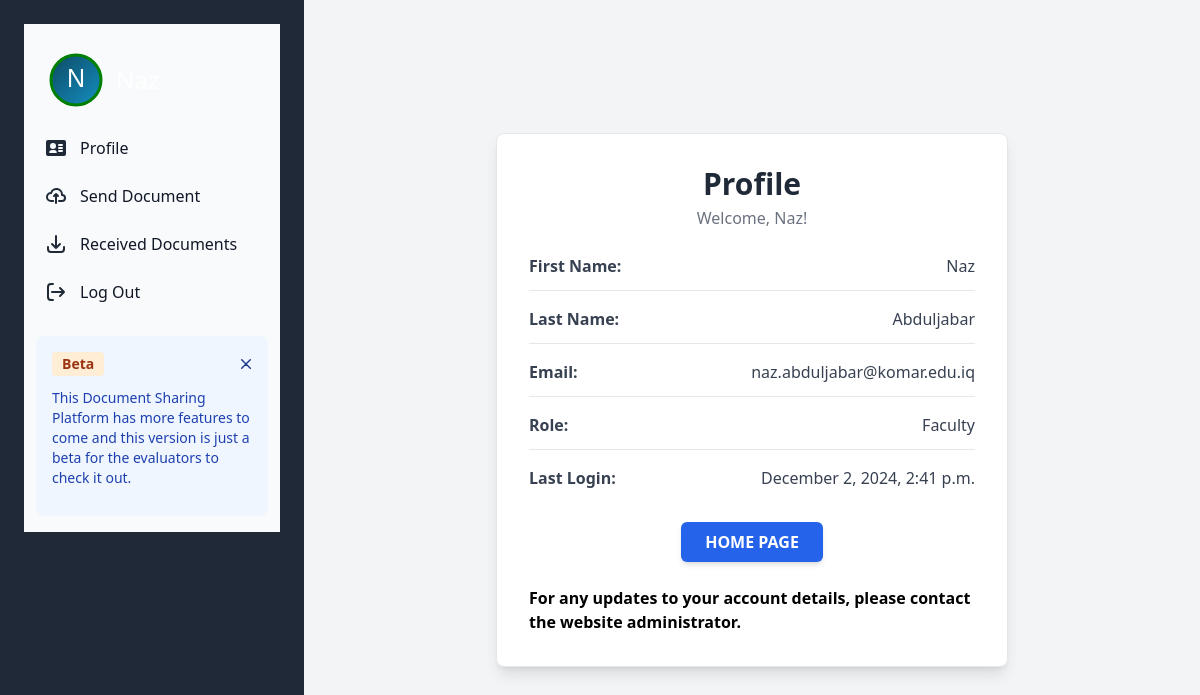
Page /accounts/profile/ (signed in) on the committed database.
### accounts/models.py (models this page shows, shortened)
class CustomUser(AbstractBaseUser):
    ROLE_CHOICES = [
        ('faculty', 'Faculty'),
        ('chairperson', 'Chairperson'),
        ('exam_committee', 'Exam Committee'),
        ('quality_assurance', 'Quality Assurance'),
    ]
    email = models.EmailField(unique=True)
    first_name = models.CharField(max_length=50)
    last_name = models.CharField(max_length=50)
    role = models.CharField(max_length=20, choices=ROLE_CHOICES)
    is_active = models.BooleanField(default=True)
    is_staff = models.BooleanField(default=False)
    public_key = models.BinaryField(default=None, null=True)
    objects = CustomUserManager()
    USERNAME_FIELD = 'email'
    REQUIRED_FIELDS = ['first_name', 'last_name', 'role']

### accounts/views.py (the view)
# urls.py: path('profile/', views.user_information, name='user_profile'),
def user_information(request):
    user_info = CustomUser.objects.get(id=request.user.id)
    return render(request, 'my_profile.html', {'user_info': user_info})

### accounts/templates/my_profile.html
{% include '_base.html' %}
{% block content %}
<div class="flex flex-col md:flex-row bg-gray-100 min-h-screen">
    <aside class="bg-gray-800 text-white p-6 md:h-screen">
        {% include 'sidebar.html' %}
    </aside>
    <main class="flex-1 p-8 flex flex-col items-center justify-center">
        <div class="bg-white p-8 rounded-lg shadow-lg w-full max-w-lg border border-gray-200">
            <div class="text-center mb-6">
                <h1 class="text-3xl font-bold text-gray-800">Profile</h1>
                <p class="text-gray-500 mt-1">Welcome, {{ request.user.first_name.capitalize }}!</p>
            </div>
            <div class="space-y-4 text-gray-700">
                <div class="flex items-center justify-between border-b pb-3">
                    <span class="font-semibold">First Name:</span>
                    <span>{{ request.user.first_name.capitalize }}</span>
                </div>
                <div class="flex items-center justify-between border-b pb-3">
                    <span class="font-semibold">Last Name:</span>
                    <span>{{ request.user.last_name.capitalize }}</span>
                </div>
                <div class="flex items-center justify-between border-b pb-3">
                    <span class="font-semibold">Email:</span>
                    <span>{{ request.user.email }}</span>
                </div>
                <div class="flex items-center justify-between border-b pb-3">
                    <span class="font-semibold">Role:</span>
                    <span>{{ request.user.role.capitalize }}</span>
                </div>
                <div class="flex items-center justify-between">
                    <span class="font-semibold">Last Login:</span>
                    <span>{{ request.user.last_login|date:"F j, Y, g:i a" }}</span>
                </div>
            </div>
                  <div class="mt-8 text-center">
                <a href="{% url 'home' %}" class="inline-block px-6 py-2 bg-blue-600 text-white rounded-md font-semibold hover:bg-blue-700 transition duration-300 shadow-md">
                    HOME PAGE
                </a>
            </div>
            <br>
            <p class="text-black font-bold space-y-4">For any updates to your account details, please contact the website administrator.</p>
        </div>
    </main>
</div>
{% endblock %}

### accounts/templates/sidebar.html (shortened to what this page needs)
{% extends '_base.html' %}
{% block content %}
{% if user.is_authenticated %}
<aside id="cta-button-sidebar" class=" sticky w-64 transition-transform -translate-x-full sm:translate-x-0" aria-label="Sidebar">
   <div class="h-full px-3 py-4 overflow-y-auto bg-gray-50 dark:bg-gray-800">
      <ul class="space-y-2 font-medium">
         <li class="flex flex-row items-center">
                <svg height="80" width="80" xmlns="http://www.w3.org/2000/svg">
  <defs>
    <linearGradient id="grad1" x1="0%" y1="0%" x2="100%" y2="100%">
      <stop offset="0%" style="stop-color: #0d4a63; stop-opacity: 1"></stop>
      <stop offset="100%" style="stop-color: #158fc2; stop-opacity: 1"></stop>
    </linearGradient>
  </defs>
  <circle cx="40" cy="40" r="25" fill="url(#grad1)" stroke="green" stroke-width="3"></circle>
  <text
    fill="#ffffff"
    font-size="25"
    font-family="Verdana, sans-serif"
    x="40"
    y="40"
    text-anchor="middle"
    dominant-baseline="middle"
  >
    {{ user.first_name.capitalize|slice:":1" }}
  </text>
</svg>
<p class="text-2xl text-white">{{ user.first_name.capitalize }}</p>
         </li>
         <li>
            <a href="{% url 'user_profile' %}" class="flex items-center p-2 text-gray-900 rounded-lg dark:text-white hover:bg-gray-100 dark:hover:bg-gray-700 group">
               <span class="flex-1 ms-3 whitespace-nowrap">Profile</span>
            </a>
         </li>
          <li>
            <a href="{% url 'send_document' %}" class="flex items-center p-2 text-gray-900 rounded-lg dark:text-white hover:bg-gray-100 dark:hover:bg-gray-700 group">
               <span class="flex-1 ms-3 whitespace-nowrap">Send Document</span>
            </a>
         </li>
         <li>
            <a href="{% url 'received_documents' %}" class="flex items-center p-2 text-gray-900 rounded-lg dark:text-white hover:bg-gray-100 dark:hover:bg-gray-700 group">
               <span class="flex-1 ms-3 whitespace-nowrap">Received Documents</span>
            </a>
         </li>
         <li>
            <a href="{% url 'logout' %}" class="flex items-center p-2 text-gray-900 rounded-lg dark:text-white hover:bg-gray-100 dark:hover:bg-gray-700 group">
               <span class="flex-1 ms-3 whitespace-nowrap">Log Out</span>
            </a>
         </li>
      </ul>
      <div id="dropdown-cta" class="p-4 mt-6 rounded-lg bg-blue-50 dark:bg-blue-900" role="alert">
         <div class="flex items-center mb-3">
            <span class="bg-orange-100 text-orange-800 text-sm font-semibold me-2 px-2.5 py-0.5 rounded dark:bg-orange-200 dark:text-orange-900">Beta</span>
            <button type="button" class="ms-auto -mx-1.5 -my-1.5 bg-blue-50 inline-flex justify-center items-center w-6 h-6 text-blue-900 rounded-lg focus:ring-2 focus:ring-blue-400 p-1 hover:bg-blue-200 dark:bg-blue-900 dark:text-blue-400 dark:hover:bg-blue-800" data-dismiss-target="#dropdown-cta" aria-label="Close">
               <svg class="w-2.5 h-2.5" aria-hidden="true" xmlns="http://www.w3.org/2000/svg" fill="none" viewBox="0 0 14 14">
                  <path stroke="currentColor" stroke-linecap="round" stroke-linejoin="round" stroke-width="2" d="m1 1 6 6m0 0 6 6M7 7l6-6M7 7l-6 6"/>
               </svg>
            </button>
         </div>
         <p class="mb-3 text-sm text-blue-800 dark:text-blue-400">
            This Document Sharing Platform has more features to come and this version is just a beta for the evaluators to check it out.
         </p>
      </div>
   </div>
</aside>
{% endif %}
{% endblock %}

### rows in the picture
CustomUser: first_name "N", user.first_name "Naz", user.last_name "Abduljabar", user.email "naz.abduljabar@komar.edu.iq", user.role "Faculty", user.last_login "December 2, 2024, 2:41 p.m."
